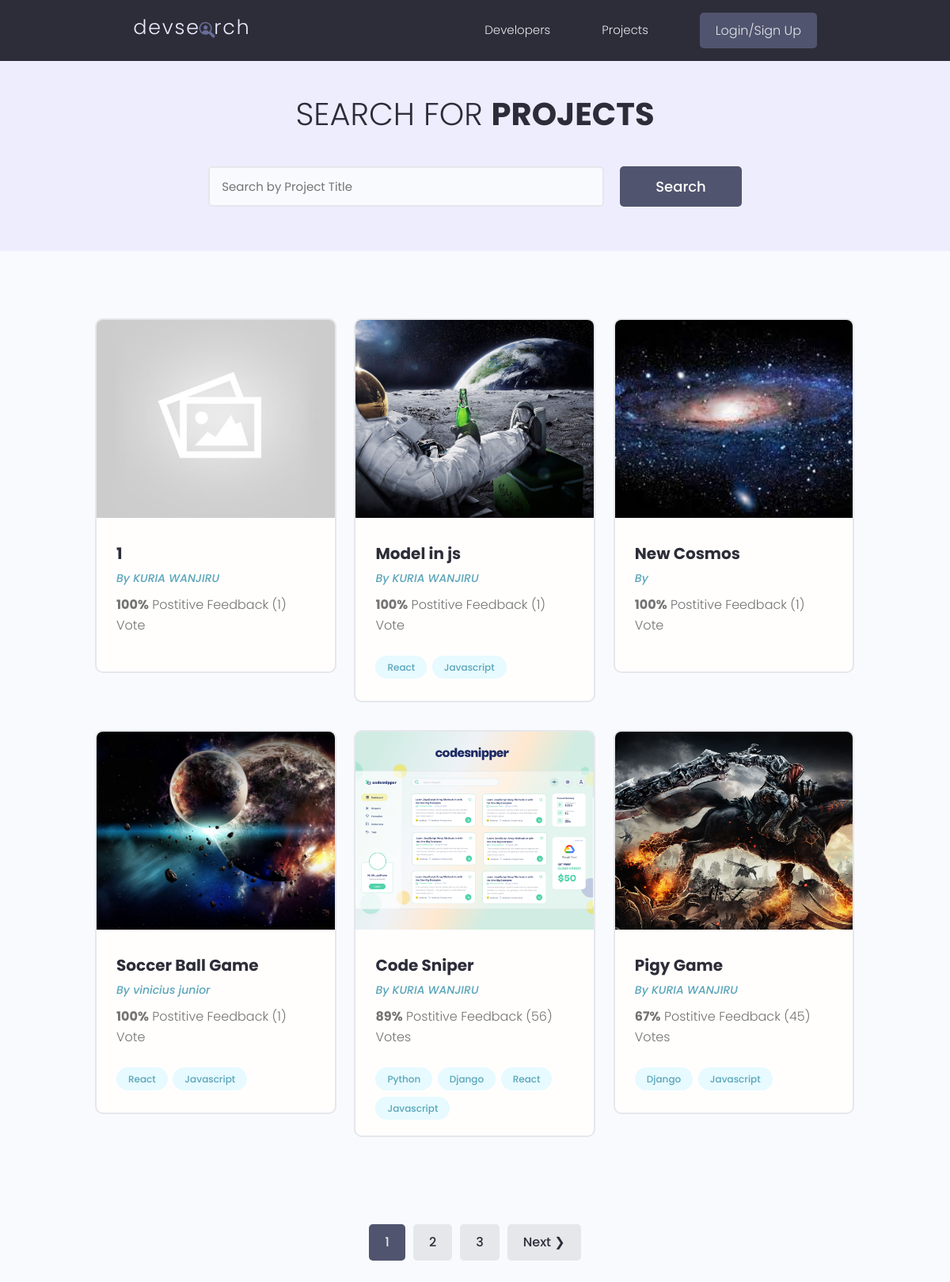
/projects/, run on the app's committed database.
### projects/models.py (models this page shows, shortened)
class Project(models.Model):
    owner = models.ForeignKey(Profile, null=True, blank=True, on_delete=models.SET_NULL)
    title = models.CharField(max_length=200)
    description = models.TextField(null=True, blank=True)
    demo_link = models.CharField(max_length=2000, null=True, blank=True)
    source_link = models.CharField(max_length=200, null=True, blank=True)
    featured_image = models.ImageField(default='default.jpg', null=True, blank=True)
    tags = models.ManyToManyField('Tag', blank=True)
    vote_total =models.IntegerField(default=0, null=True, blank=True)
    vote_ratio =models.IntegerField(default=0, null=True, blank=True)
    created =models.DateTimeField(auto_now_add=True)
    id = models.UUIDField(default=uuid.uuid4, unique=True,editable=False,
                            primary_key=True)
    class Meta:
        ordering=['-vote_ratio', '-vote_total', 'title']

class Tag(models.Model):
    name = models.CharField(max_length=200)
    created =models.DateTimeField(auto_now_add=True)
    id = models.UUIDField(default=uuid.uuid4, unique=True,editable=False,
                            primary_key=True)
    def __str__(self):
        return self.name

### users/models.py (models this page shows, shortened)
class Profile(models.Model):
    user  = models.OneToOneField(User, on_delete=models.CASCADE, null=True, blank=True)
    name = models.CharField(max_length=200,null=True, blank=True)
    user_name = models.CharField(max_length=200,null=True, blank=True)
    location = models.CharField(max_length=200,null=True, blank=True)
    email = models.EmailField(max_length=500, null=True, blank=True)
    short_intro = models.CharField(max_length=200, null=True, blank=True)
    bio = models.TextField(null=True, blank=True)
    profile_image = models.FileField(null=True, blank=True,
                                    upload_to='profiles/', default="profiles/user-default.png")
    social_github = models.CharField(max_length=200,null=True, blank=True)
    social_facebook = models.CharField(max_length=200,null=True, blank=True)
    social_twitter = models.CharField(max_length=200,null=True, blank=True)
    social_linkedin = models.CharField(max_length=200,null=True, blank=True)
    social_youtube = models.CharField(max_length=200,null=True, blank=True)
    social_website = models.CharField(max_length=200,null=True, blank=True)
    created =models.DateTimeField(auto_now_add=True)
    id = models.UUIDField(default=uuid.uuid4, unique=True,editable=False,
                            primary_key=True)

### projects/views.py (the view)
# urls.py: path('projects/', include('projects.urls')),
def projects(request):
    projects,search_querry = searchProject(request)
    custom_range,projects = paginateProjects(request,projects,6)
    context = { "allproject": projects,"search_querry":search_querry, 'custom_range':custom_range}
    return render(request, 'projects/projects.html', context)

### projects/utils.py (called while the page is built)
def paginateProjects(request, projects,results):
    page = request.GET.get('page')
    paginator = Paginator(projects,results)
    try:
        projects = paginator.page(page)
    except PageNotAnInteger:
        page = 1
        projects = paginator.page(page)
    except EmptyPage:
        page = paginator.num_pages
        projects = paginator.page(page)
    leftIndex = (int(page)- 4)
    if leftIndex < 1:
        leftIndex = 1
    rightIndex = (int(page)+ 5)
    if rightIndex > paginator.num_pages:
        rightIndex = paginator.num_pages + 1
    custom_range = range(leftIndex, rightIndex)
    return custom_range, projects

def searchProject(request):
    search_querry = ''
    if request.GET.get('search_querry'):
        search_querry = request.GET.get('search_querry')
    tag = Tag.objects.filter(name__icontains=search_querry)
    projects = Project.objects.distinct().filter(Q(title__icontains = search_querry)|
                                                Q(tags__in=tag)|
                                                Q(description__icontains=search_querry)|
                                                Q(owner__name__icontains=search_querry))
    return projects,search_querry

### projects/templates/projects/projects.html (shortened to what this page needs)
{% extends 'main.html' %}
{% block content%}
<main class="projects">
    <section class="hero-section text-center">
    <div class="container container--narrow">
        <div class="hero-section__box">
        <h2>Search for <span>Projects</span></h2>
        </div>
        <div class="hero-section__search">
        <form class="form" id="searchForm" action="{% url 'projects' %}" method="get">
            <div class="form__field">
            <input class="input input--text" id="formInput#search" type="text" name="search_querry"
                placeholder="Search by Project Title" value="{{search_querry}}"/>
            </div>
            <input class="btn btn--sub btn--lg" type="submit" value="Search" />
        </form>
        </div>
    </div>
    </section>
    <section class="projectsList">
    <div class="container">
        <div class="grid grid--three">
            {% for project in allproject %}
        <div class="column">
            <div class="card project">
            <a href="{% url 'project' project.id %}" class="project">
                <img class="project__thumbnail" src="{{ project.featured_image.url }}" alt="project thumbnail" />
                <div class="card__body">
                <h3 class="project__title">{{project.title}}</h3>
                <p><a class="project__author" href="{% url 'project' project.id %}">By {{project.owner.name}}</a></p>
                <p class="project--rating">
                    <span style="font-weight: bold;">{{project.vote_ratio}}%</span> Postitive
                    Feedback ({{project.vote_total}}) Vote{{project.vote_total|pluralize:"s"}}
                    </p>
                <div class="project__tags">
                    {% for tag in project.tags.all %}
                    <span class="tag tag--pill tag--main">
                        <small>{{tag}}</small>
                    </span>
                    {% endfor %}
                </div>
                </div>
            </a>
            </div>
        </div>
        {% endfor %}
        </div>
    </div>
    </section>
{% include 'pagination.html' with queryset=allproject custom_range=custom_range %}
</main>
{% endblock content %}

### static/styles/app.css (style rules this page uses)
:root { --color-sub: #2d2d39; }
.btn--sub { background-color: var(--color-sub-light); }
.card { border: 2px solid var(--color-light); }
img { width: 100%; }
.hero-section { height: 40vh; display: flex; align-items: center; background-color: var(--color-sub); }
.hero-section__box { margin-bottom: 4rem; }
.hero-section__box > h2, .hero-section__box > h2 > span { font-size: 4rem; color: var(--color-light); line-height: 1.3; text-transform: uppercase; }
.hero-section__box > h2 { font-weight: 300; }
.hero-section__box > h2 > span { font-weight: 700; }
.hero-section__search > .form { display: flex; align-items: center; justify-content: center; gap: 2rem; }
.hero-section__search > .form input.input--text { width: 50rem; }
.project__author { font-size: 1.4rem; font-style: italic; }
.project--rating { margin-bottom: 1.6em; margin-top: .5em; }
.projects > .hero-section { background: var(--color-sub-lighter); height: 30vh; }
.projects .hero-section__box { margin-bottom: 2.5rem; }
.projects .hero-section__box > h2 { color: var(--color-sub); }
.projects .hero-section__box > h2 > span { font-weight: 700; color: var(--color-sub); }
.projectsList { margin-top: 8rem; }
.project__thumbnail { height: 25rem; object-fit: cover; object-position: top center; }
.project__title { font-size: 2rem; font-weight: 700; color: var(--color-sub); }

### static/uikit/styles/modules/_variables.css (style rules this page uses)
:root { --color-main: #5aa5b9; --color-main-light: #e6faff; --color-sub: #3f4156; --color-sub-light: #51546e; --color-sub-lighter: #ededfd; --color-text: #737373; --color-gray: #8b8b8b; --color-light: #e5e7eb; --color-light-gray: #767676; --color-bg: #f8fafd; --color-white: #fffefd; --color-white-light: #f3f3f3; --color-success: #359e64; --color-success-bg: #def8e8; --color-error: #fc4b0b; --color-error-bg: #fff2ee; --font-base: 'Poppins', arial, helvetica, 'Segoe UI', roboto, ubuntu, sans-serif; --font-monospace: 'Fira Code', 'Courier New', courier, monospace; --font-regular: 300; --font-medium: 500; --font-bold: 700; --generic-shadow: 1px 1px 5px #00000010; --generic-transition: all 0.3s ease-in-out; }

### static/uikit/styles/modules/_base.css (style rules this page uses)
* { margin: 0; padding: 0; box-sizing: border-box; text-rendering: optimizeLegibility; color: inherit; font-size: inherit; }
html { font-size: 50%; }
@media only screen and (min-width: 480px) { html { font-size: 56.25%; } }
@media only screen and (min-width: 1200px) { html { font-size: 62.5%; } }
body { line-height: 1.6; font-weight: 400; font-size: 1.5rem; color: var(--color-text); background-color: var(--color-bg); min-height: 100vh; }

### static/uikit/styles/modules/_typography.css (style rules this page uses)
* { font-family: var(--font-base); }
h2 { font-size: 3.6rem; font-weight: var(--font-bold); }
h3 { font-size: 3.2rem; font-weight: var(--font-medium); }
p, span, strong { font-size: 1.6rem; color: var(--color-text); font-weight: var(--font-regular); }
a { padding-bottom: 2px; text-decoration: none; display: inline-block; color: var(--color-main); font-weight: var(--font-medium); }

### static/uikit/styles/modules/_utilities.css (style rules this page uses)
.container { width: 92%; max-width: 165rem; margin: 0 auto; box-sizing: border-box; }
.container--narrow { width: 92%; max-width: 120rem; }
@media screen and (min-width: 1000px) { .container { width: 90%; } }
@media screen and (min-width: 1000px) { .container--narrow { width: 85%; } }
@media screen and (min-width: 1200px) { .container { width: 80%; } }
@media screen and (min-width: 1200px) { .container--narrow { width: 72%; } }
.text-center { text-align: center; }

### static/uikit/styles/modules/_button.css (style rules this page uses)
.btn { display: inline-block; position: relative; cursor: pointer; background-color: var(--color-light); font-weight: var(--font-medium); color: var(--color-sub); text-decoration: none; padding: 1rem 2rem; border-radius: 0.5rem; border: none; width: -webkit-fit-content; width: -moz-fit-content; width: fit-content; height: -webkit-fit-content; height: -moz-fit-content; height: fit-content; font-size: 1.6rem; outline-width: 0; outline-color: transparent; -webkit-backface-visibility: hidden; backface-visibility: hidden; transition: all 0.3s ease-in-out; }
.btn--sub { background-color: var(--color-sub); color: var(--color-white); }
.btn--lg { font-size: 1.8rem; padding: 1.2rem 4.5rem; }

### static/uikit/styles/modules/_card.css (style rules this page uses)
.card { border-radius: 1rem; background-color: var(--color-white); border: 1.5px solid var(--color-light); width: auto; height: auto; margin-top: 0.5rem; margin-bottom: 0.5rem; overflow: hidden; }
.card__body, .card__header { padding: 2rem 2.5rem; }

### data on the page
Project: featured_image (placeholder picture), title "1", owner.name "KURIA WANJIRU", vote_ratio "100", vote_total "1"
Project: featured_image (picture), title "Model in js", owner.name "KURIA WANJIRU", vote_ratio "100", vote_total "1"
Tag: name "React"
Tag: name "Javascript"
Project: featured_image (picture), title "New Cosmos", vote_ratio "100", vote_total "1"
Project: featured_image (picture), title "Soccer Ball Game", owner.name "vinicius junior", vote_ratio "100", vote_total "1"
Project: featured_image (picture), title "Code Sniper", owner.name "KURIA WANJIRU", vote_ratio "89", vote_total "56"
Tag: name "Python"
Tag: name "Django"
Project: featured_image (picture), title "Pigy Game", owner.name "KURIA WANJIRU", vote_ratio "67", vote_total "45"

### other printed values
{{ page }} "1"
{{ page }} "2" "3"
